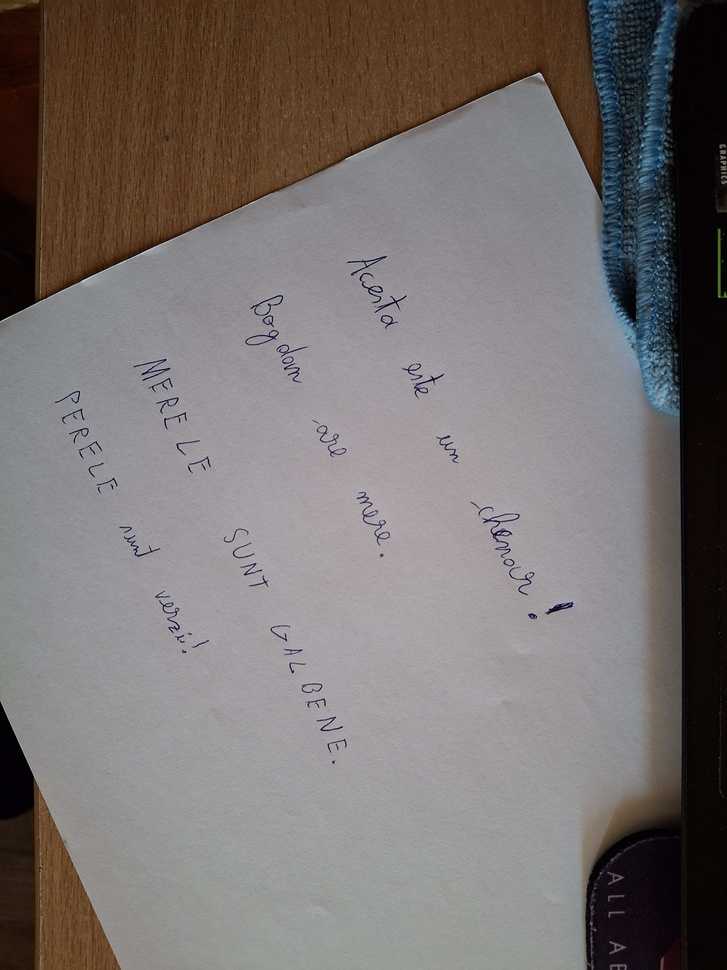
#> input picture Ai/Lab3/preImage/pretest.jpg, 727 x 970 px, shrunk from 3060 x 4080 before the run
$ jupyter execute --allow-errors Lab3Ai.ipynb
#> lines starting #> are read from the running program, lines starting #| are printed output that depends on the picture; after the words box and inside, x2 and y2 are one past the last pixel; in counts of white or black regions, pixels touching at a corner belong together
[cell 1]
import os

from azure.cognitiveservices.vision.computervision import ComputerVisionClient
from azure.cognitiveservices.vision.computervision.models import OperationStatusCodes
from azure.cognitiveservices.vision.computervision.models import VisualFeatureTypes
from msrest.authentication import CognitiveServicesCredentials
import time
import cv2
import json
import time
import shapely
import sys
import numpy as np

# Authenticate

[cell 2]
'''
Authenticate
Authenticates your credentials and creates a client.
'''
#> (the rest of this cell did not finish here and is left out)

# Problema 1
## calitatea procesului de recunoastere a textului, atat la nivel de caracter, cat si la nivel de cuvant:
- prin folosirea unei metrici de distanta sau
- prin folosirea mai multor metrici de distanta.

# Distance functions

[cell 3]
# [120 lines left out: functions hammming_distance, jaro_winkler_distance, levenshtein_distance, longest_common_subsequence, dice_sorensen_distance, overlap_coefficient_distance, not called in this run]

# Read Image function

[cell 4]
def read_image(img):
    read_response = computervision_client.read_in_stream(
        image=img,
        mode="Handwritten",
        raw=True
    )
    # print(read_response.as_dict())

    operation_id = read_response.headers['Operation-Location'].split('/')[-1]
    while True:
        read_result = computervision_client.get_read_result(operation_id)
        if read_result.status not in ['notStarted', 'running']:
            break
        time.sleep(1)

    # Print the detected text, line by line
    text = ""
    if read_result.status == OperationStatusCodes.succeeded:
        for text_result in read_result.analyze_result.read_results:
            for line in text_result.lines:
                text += line.text + "\n"

    text = text[:-1]
    return text

# Image text recognition

#> (a cell that did not finish here is left out)

# Distante metrice
## Algoritmi de distanta:
### - Hamming : spune numarul de caractere care difera intre doua sirurile de caractere pe acelasi index
### - Jaro-Winkler : Jaro verifica similaritatea dintre doua siruri , daca 2 care sunt la fel se alfa la max de un numar delta de caractere distanta unul de celalalt, Winkler adauga un bonus pentru prefixele comune pentru o similaritate mai mare
### - Levenshtein, : distanta minima de operatii pentru a transforma un sir in altul
### - Longest Common Subsequence : lungimea celui mai lung subsir comun
### - Dice-Sorensen : verifica similaritatea sirurilor prin cate biagrame comune au
### - Overlap Coefficient : verifica similaritatea sirurilor prin cate caractere comune au
### -

#> (a cell that did not finish here is left out)

# Problema 2 calitatea localizarii corecte a textului in imagine

# Drawing box function

[cell 7]
# [17 lines left out: function draw_ocr_results, not called in this run]

def drawing_box(path):

    img = open(path,'rb')

    read_response = computervision_client.read_in_stream(
        image=img,
        mode="Handwritten",
        raw=True
    )
    # print(read_response.as_dict())

    operation_id = read_response.headers['Operation-Location'].split('/')[-1]
    while True:
        read_result = computervision_client.get_read_result(operation_id)
        if read_result.status not in ['notStarted', 'running']:
            break
        time.sleep(1)

    # Print the detected text, line by line
    image= cv2.imread(path)
    final = image.copy()

    coordonate = []
    if read_result.status == OperationStatusCodes.succeeded:
        for text_result in read_result.analyze_result.read_results:
            for line in text_result.lines:
                text = line.text

                box = list(map(int, line.bounding_box))

                (tlX, tlY, trX, trY, brX, brY, blX, blY) = box
                pts = ((tlX, tlY), (trX, trY), (brX, brY), (blX, blY))
                coordonate.append(pts)

                final = draw_ocr_results(final, text, pts)
    cv2.imwrite("./preImage/output.png",final)
    if(os.path.exists(img.name + "_output.png")):
        os.remove(img.name + "_output.png")
    os.rename("./preImage/output.png", img.name + "_output.png")
    return coordonate

# Punctele poligon AI

#> (a cell that did not finish here is left out)

# Punctele din poligon dorite

#> (a cell that did not finish here is left out)

# Calcul de Jaccard index (areaOvelap / area of Union) precizia localizarii textului

[cell 10]
def JaccardIndex():
    procente = []
    for i in range(len(puncte_AI)):
        A = shapely.Polygon(puncte_AI[i])
        B = shapely.Polygon(puncte_Dorite[i])
        I = A.intersection(B)
        U = A.union(B)
        procent = I.area / U.area
        print(f"Jaccard index: {procent} for box {i}")
        procente.append(procent)

    return f"Media procentelor este: {np.mean(procente)}"

#> (a cell that did not finish here is left out)

# Problema 3 posibilitati de imbunatatire a recunoasterii textului

# Exista diferite metode pentru preprocesarea imaginiilor ca recunoasterea textului sa fie mai usoara: 0. Rotirea documentelor , alinierea , cropping  etc

## 1. Reverse Colors: Inversarea culorilor imaginii pentru a face textul mai vizibil

[cell 12]
image = cv2.imread("preImage/pretest.jpg")
#> image is the input picture: shape (970, 727, 3); mean B, G, R 112.5, 113.7, 120
reverse = cv2.bitwise_not(image)
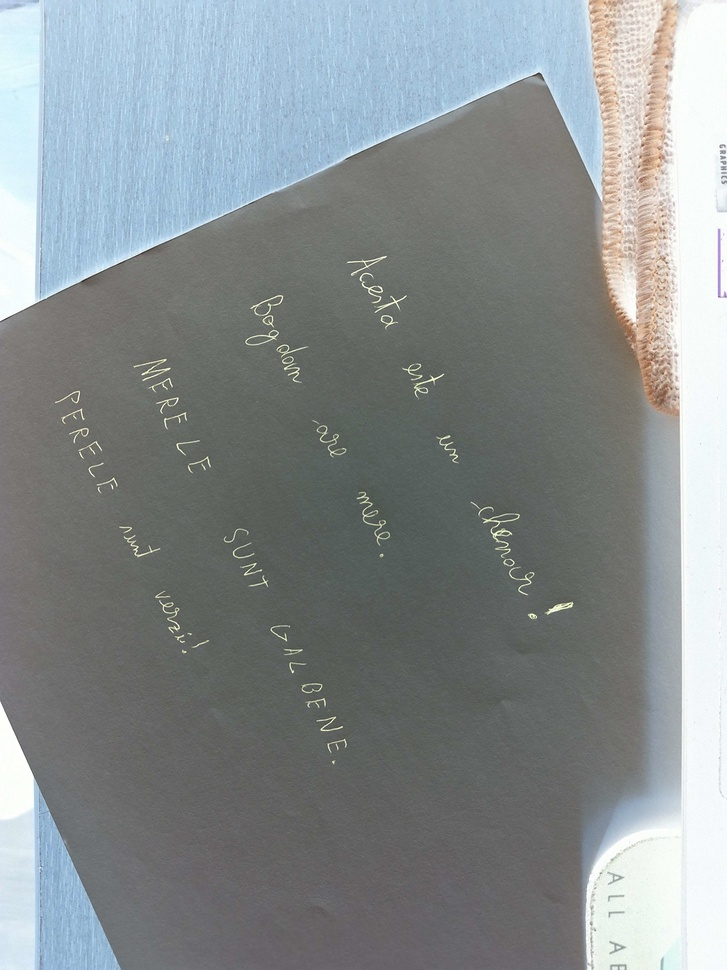
#> reverse: shape (970, 727, 3); mean B, G, R 142.5, 141.3, 135

cv2.imwrite("preImage/Reverse.jpg", reverse)
#> Out = True

## 2. Binarizare ( Gray image )

[cell 13]
image = cv2.imread("preImage/pretest.jpg")
gray = cv2.cvtColor(image, cv2.COLOR_BGR2GRAY)
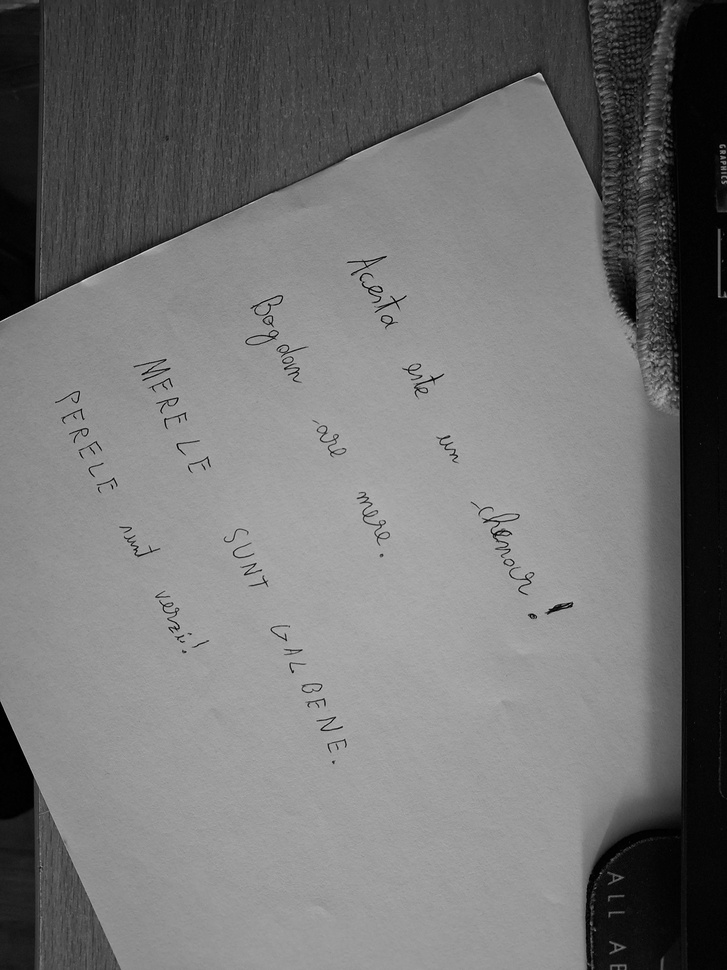
#> gray: shape (970, 727); min 0, max 213, mean 115.4
thresh, gray = cv2.threshold(gray, 120, 200, cv2.THRESH_BINARY)
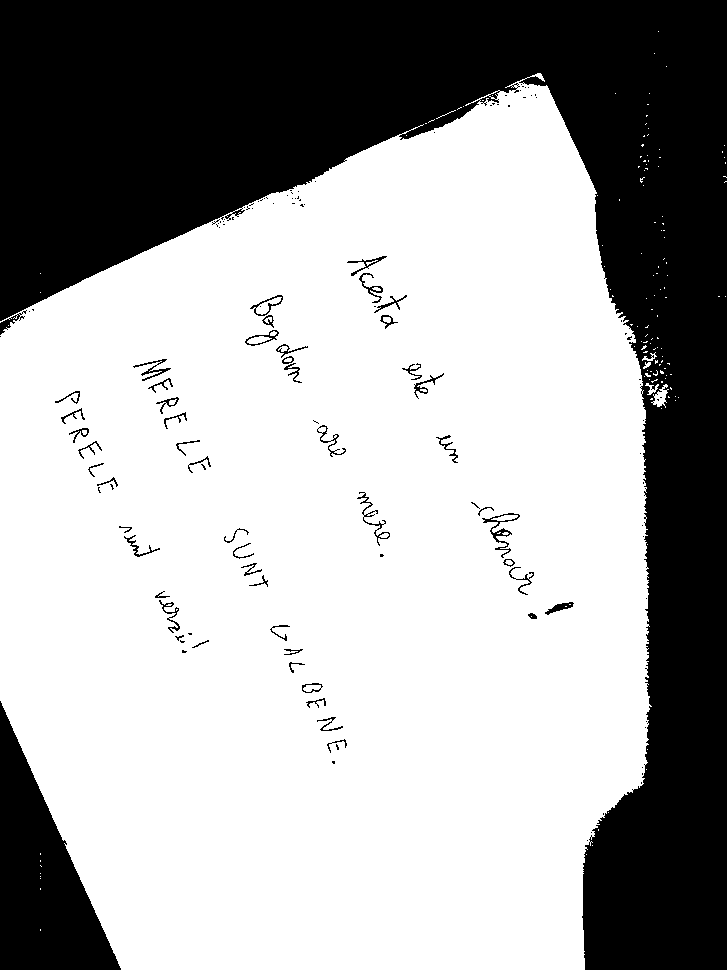
#> gray: shape (970, 727); values 0 (black) and 200 (white), 66.2% white; 135 black regions (82 under 20 px), largest, box (x1, y1, x2, y2) and area: (0, 0, 727, 970) 217276, (0, 701, 121, 970) 16336, (482, 513, 520, 558) 308

cv2.imwrite("preImage/Gray.jpg", gray)
#> Out = True

## 3. Noise Reduction

[cell 14]
image = cv2.imread("preImage/pretest.jpg")
kernel = np.ones((1,1),np.uint8)
noise = cv2.dilate(image, kernel, iterations = 1)
kernel = np.ones((1,1),np.uint8)
noise = cv2.erode(noise, kernel, iterations = 1)
noise = cv2.morphologyEx(noise, cv2.MORPH_CLOSE, kernel)
noise = cv2.medianBlur(noise,3)

cv2.imwrite("preImage/Noise.jpg", noise)
#> Out = True

## 4. Dilatare si Eradare

[cell 15]
dilated = cv2.imread("preImage/pretest.jpg")
dilated = cv2.bitwise_not(dilated)
kernel = np.ones((2,2),np.uint8)
dilated = cv2.erode(dilated, kernel, iterations = 1)
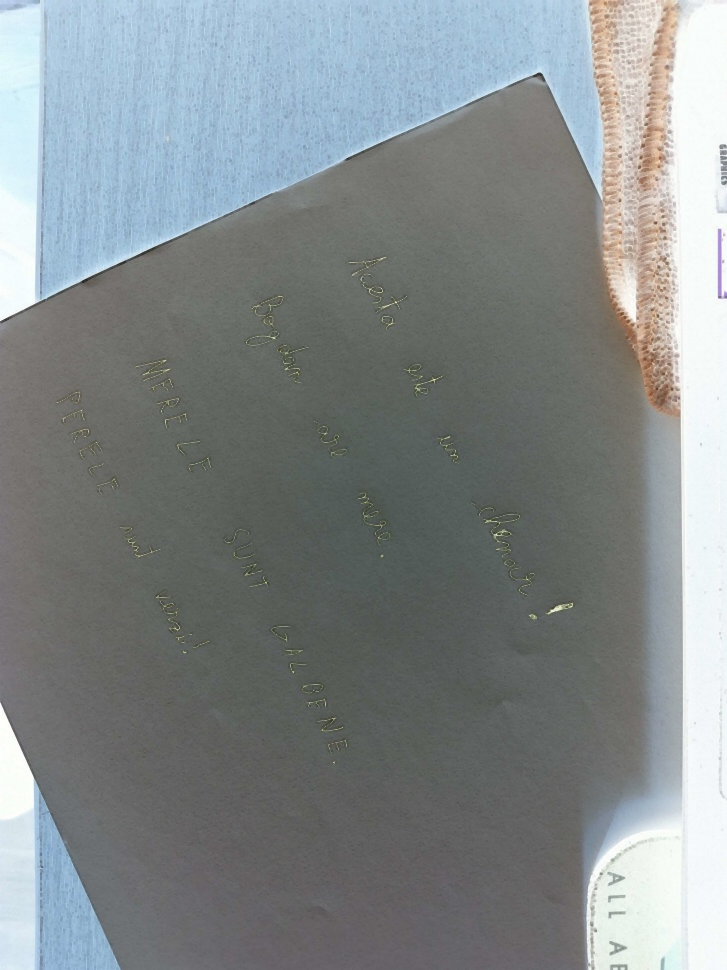
#> dilated: shape (970, 727, 3); mean B, G, R 138.7, 137.5, 131.2
dilated = cv2.bitwise_not(dilated)
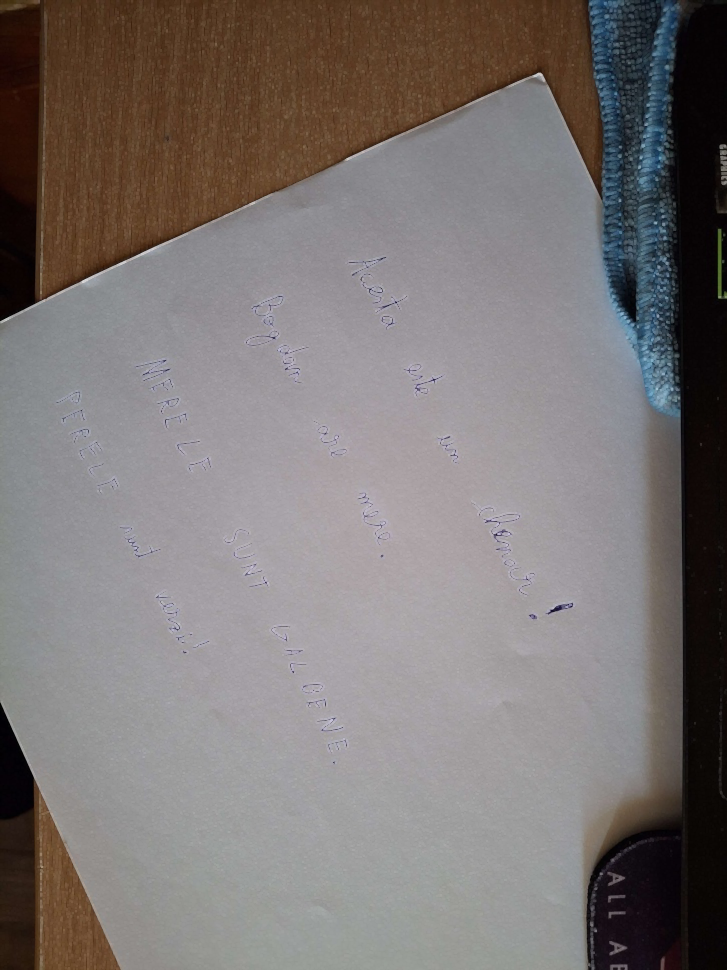
#> dilated: shape (970, 727, 3); mean B, G, R 116.3, 117.5, 123.8

cv2.imwrite("preImage/Dilated.jpg", dilated)
#> Out = True

# Compartii :

[cell 16]
dict = {}
#> (the rest of this cell did not finish here and is left out)

#> (a cell that did not finish here is left out)

puncte_AI.remove(puncte_AI[0]) #remove GRAPHICS - deja ai-ul vede mai multe cuvinte
puncte_AI.remove(puncte_AI[1]) #remove ALL E
dict.update({"Reverse":JaccardIndex()})

#> (a cell that did not finish here is left out)


dict.update({"Gray":JaccardIndex()})

#> (a cell that did not finish here is left out)

puncte_AI.remove(puncte_AI[0])
puncte_AI.remove(puncte_AI[1]) #remove ALL E , anomaly
dict.update({"Noise":JaccardIndex()})

#> (a cell that did not finish here is left out)

[cell 21]
for key, value in dict.items():
    print(f"{key} : {value}")

#> (the rest of this cell did not finish here and is left out)

$ run again, with Ai/Lab3/preImage/myPoints.png saved as Ai/Lab3/preImage/pretest.jpg
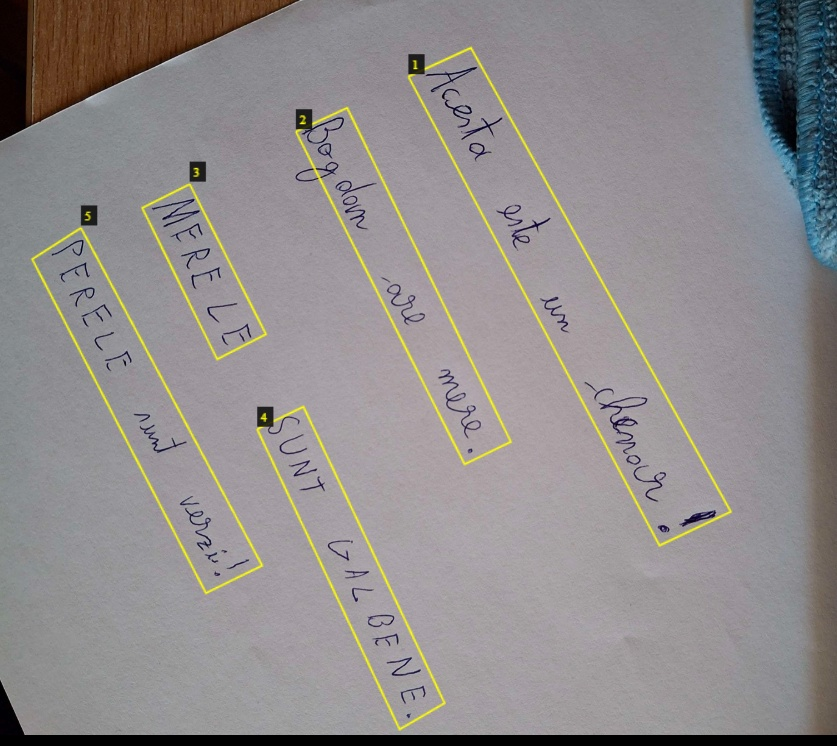
#> input picture Ai/Lab3/preImage/myPoints.png, 837 x 746 px
#> image is the input picture: shape (746, 837, 3); mean B, G, R 140.9, 140.1, 144.1
#> `cv2.imwrite("preImage/Reverse.jpg", reverse)`: Out = True
#> `thresh, gray = cv2.threshold(gray, 120, 200, cv2.THRESH_BINARY)`:
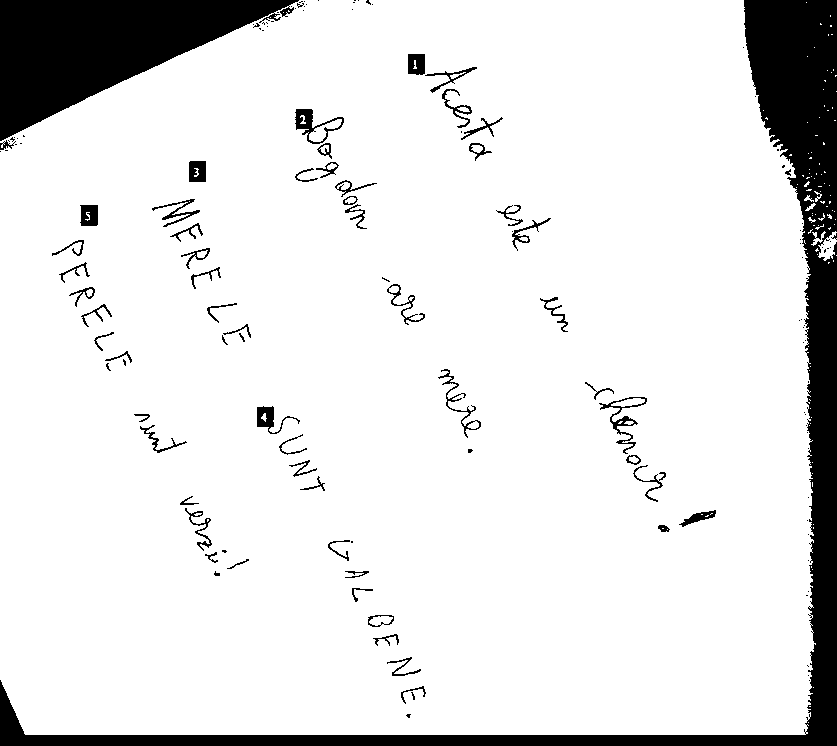
#> gray: shape (746, 837); values 0 (black) and 200 (white), 89% white; 140 black regions (81 under 20 px), largest, box (x1, y1, x2, y2) and area: (0, 0, 837, 746) 38741, (0, 0, 299, 141) 21019, (295, 109, 344, 144) 525
#> `dilated = cv2.bitwise_not(dilated)`:
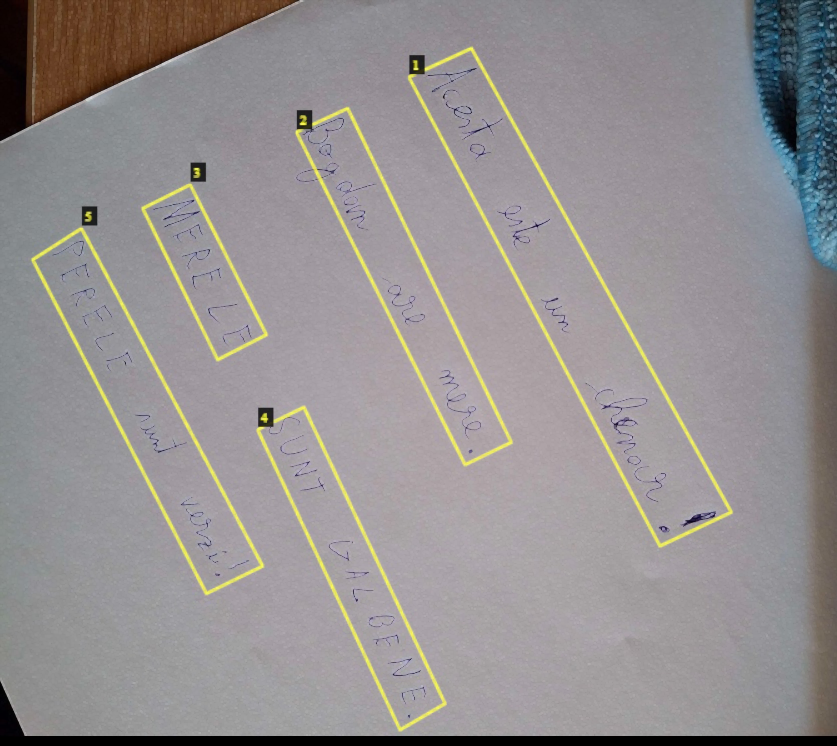
#> dilated: shape (746, 837, 3); mean B, G, R 145.2, 144.5, 148.5
